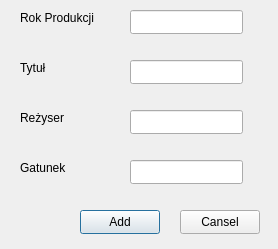
<?xml version="1.0" encoding="UTF-8"?>
<ui version="4.0">
 <class>dodawanie_rekordu</class>
 <widget class="QDialog" name="dodawanie_rekordu">
  <property name="geometry">
   <rect>
    <x>0</x>
    <y>0</y>
    <width>278</width>
    <height>249</height>
   </rect>
  </property>
  <property name="windowTitle">
   <string>Dialog</string>
  </property>
  <widget class="QLabel" name="label">
   <property name="geometry">
    <rect>
     <x>20</x>
     <y>10</y>
     <width>121</width>
     <height>16</height>
    </rect>
   </property>
   <property name="text">
    <string>Rok Produkcji</string>
   </property>
  </widget>
  <widget class="QLabel" name="label_2">
   <property name="geometry">
    <rect>
     <x>20</x>
     <y>60</y>
     <width>49</width>
     <height>16</height>
    </rect>
   </property>
   <property name="text">
    <string>Tytuł</string>
   </property>
  </widget>
  <widget class="QLabel" name="label_3">
   <property name="geometry">
    <rect>
     <x>20</x>
     <y>110</y>
     <width>49</width>
     <height>16</height>
    </rect>
   </property>
   <property name="text">
    <string>Reżyser</string>
   </property>
  </widget>
  <widget class="QLabel" name="label_4">
   <property name="geometry">
    <rect>
     <x>20</x>
     <y>160</y>
     <width>49</width>
     <height>16</height>
    </rect>
   </property>
   <property name="text">
    <string>Gatunek</string>
   </property>
  </widget>
  <widget class="QLineEdit" name="rok_prod_edit">
   <property name="geometry">
    <rect>
     <x>130</x>
     <y>10</y>
     <width>113</width>
     <height>24</height>
    </rect>
   </property>
  </widget>
  <widget class="QLineEdit" name="tytul_edit">
   <property name="geometry">
    <rect>
     <x>130</x>
     <y>60</y>
     <width>113</width>
     <height>24</height>
    </rect>
   </property>
  </widget>
  <widget class="QLineEdit" name="rezyser_edit">
   <property name="geometry">
    <rect>
     <x>130</x>
     <y>110</y>
     <width>113</width>
     <height>24</height>
    </rect>
   </property>
  </widget>
  <widget class="QLineEdit" name="gatunek_edit">
   <property name="geometry">
    <rect>
     <x>130</x>
     <y>160</y>
     <width>113</width>
     <height>24</height>
    </rect>
   </property>
  </widget>
  <widget class="QPushButton" name="pushButton_Dodaj">
   <property name="geometry">
    <rect>
     <x>80</x>
     <y>210</y>
     <width>80</width>
     <height>24</height>
    </rect>
   </property>
   <property name="text">
    <string>Add</string>
   </property>
  </widget>
  <widget class="QPushButton" name="pushButton_Porzuc">
   <property name="geometry">
    <rect>
     <x>180</x>
     <y>210</y>
     <width>80</width>
     <height>24</height>
    </rect>
   </property>
   <property name="text">
    <string>Cansel</string>
   </property>
  </widget>
 </widget>
 <resources/>
 <connections/>
</ui>
